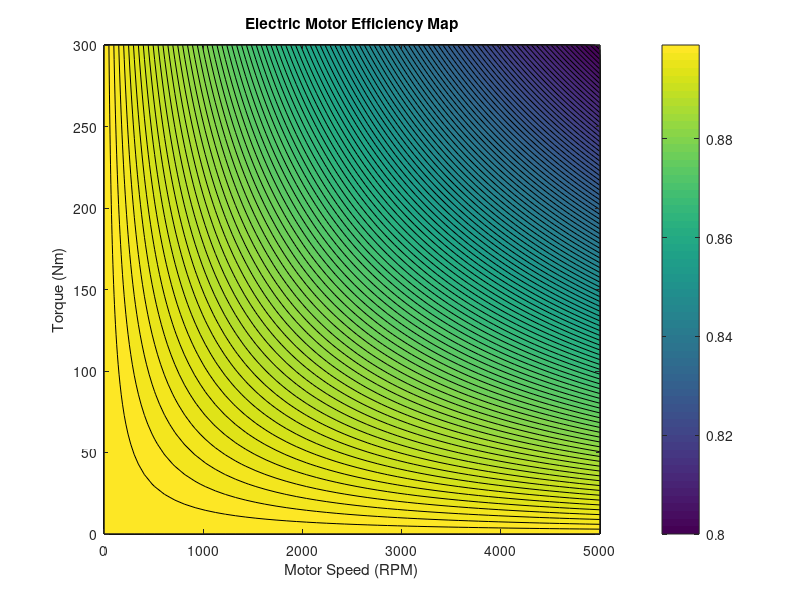
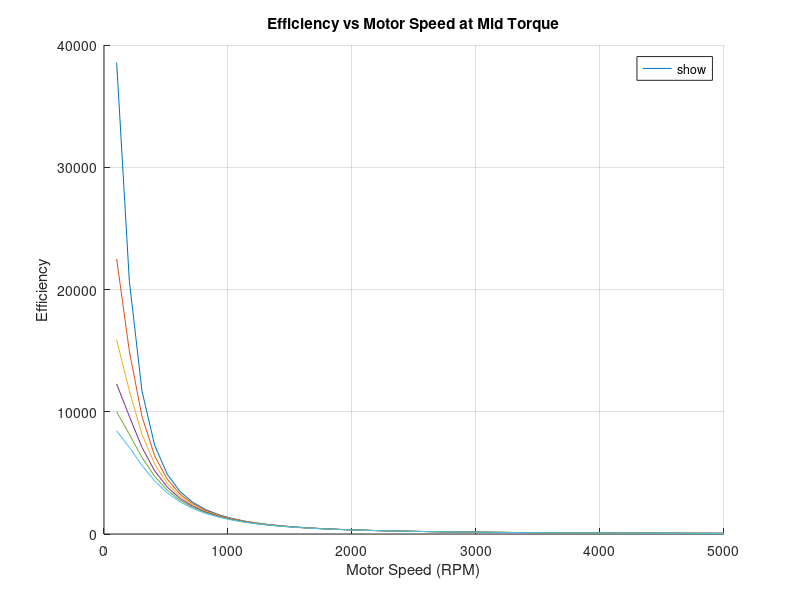

These figures' MATLAB source, in order:
clear all
close all

% Sample Values (Update with real motor model)
motor_speed = linspace(0, 5000, 50); % RPM
motor_torque = linspace(0, 300, 50); % Nm
[SpeedGrid, TorqueGrid] = meshgrid(motor_speed, motor_torque);
EfficiencyGrid = 0.9 - 0.1 * (TorqueGrid / max(motor_torque)) .* (SpeedGrid / max(motor_speed)); % (Update with motor efficiency values)

% Plot efficiency map
figure;
contourf(SpeedGrid, TorqueGrid, EfficiencyGrid, 100);
colorbar;
xlabel('Motor Speed (RPM)');
ylabel('Torque (Nm)');
title('Electric Motor Efficiency Map');

% Define vehicle parameters
C_d = 0.15; % Drag coefficient
A = 0.95; % Frontal area (m²)
rho = 1.16; % Air density (kg/m³)
m_vehicle = 135; % Vehicle mass (kg)
C_rr = 0.0018; % Rolling resistance coefficient
g = 9.81; % Gravitational constant (m/s²)
D_wheel = 2 * 0.203; % Wheel diameter (m)
R_f = 4.0; % Final drive ratio


gear_ratios= [1, 1.14, 1.29, 1.5, 1.7, 2]; % Shimano MF-TZ510-6-CP Multi-Speed Freewheel

% Initialize efficiency map for each gear
efficiency_per_gear = zeros(length(motor_speed), length(motor_torque), length(gear_ratios));

% power consumption and efficiency for each combination of motor speed and torque
for g = 1:length(gear_ratios)
    for i = 1:length(motor_speed)
        for j = 1:length(motor_torque)
            
            P_motor_in = motor_speed(i) * motor_torque(j); % Power input to motor (W)
            
            omega_motor_rad_s = motor_speed(i) * 2 * pi / 60; % Convert RPM to rad/s
            v_vehicle = omega_motor_rad_s * D_wheel / R_f; % Vehicle speed in m/s

            % Opposing Forces assuming constant velocity
            F_roll = C_rr * m_vehicle * g; % Rolling resistance force (N)
            P_roll = F_roll * v_vehicle; % Power to overcome rolling resistance (W)
            F_aero = 0.5 * C_d * A * rho * v_vehicle^2; % Aerodynamic drag force (N)
            P_aero = F_aero * v_vehicle; % Power to overcome drag (W)
            P_total = P_roll + P_aero;

            % Calculate efficiency
            efficiency = 0.95 - 0.1 * (motor_torque(j) / max(motor_torque)) * (motor_speed(i) / max(motor_speed)); %(UPDATE)

            % Store the efficiency for the current gear
            efficiency_per_gear(i, j, g) = efficiency * (P_motor_in / P_total); % Adjusting by total power
        end
    end
end

%Line
figure;
hold on

% Define labels for legend
gear_labels = cell(1, 6);
num_gears = size(efficiency_per_gear, 3);
mid_torque_idx = round(length(motor_torque)/2);

% Plot each gear efficiency in a loop
for gear = 1:num_gears
    plot(motor_speed, efficiency_per_gear(:, mid_torque_idx, gear), 'DisplayName', ['Gear ' num2str(gear)]);
    gear_labels{gear} = ['Gear ' num2str(gear)];
end

xlabel('Motor Speed (RPM)');
ylabel('Efficiency');
title('Efficiency vs Motor Speed at Mid Torque');
legend('show', 'Location', 'best');
grid on; % Adds grid lines for better readability
hold off



% Plot Efficiency for each gear Contour
% figure;
% hold on;
% for g = 1:length(gear_ratios)
%     contourf(SpeedGrid, TorqueGrid, efficiency_per_gear(:,:,g), 100, 'DisplayName', sprintf('Gear %d', g));
% end
% hold off;
% 
% colorbar;
% xlabel('Motor Speed (RPM)');
% ylabel('Motor Torque (Nm)');
% title('Efficiency Map for Each Gear');
% legend('show');


%Surface
% figure;
% surf(SpeedGrid, TorqueGrid, efficiency_per_gear(:,:,1)); % Surface plot for Gear 1
% xlabel('Motor Speed (RPM)');
% ylabel('Motor Torque (Nm)');
% zlabel('Efficiency');
% title('Surface Plot of Gear 1 Efficiency');
% 
% HeatMap
% figure;
% imagesc(SpeedGrid(1,:), TorqueGrid(:,1), efficiency_per_gear(:,:,1));
% colorbar;
% xlabel('Motor Speed (RPM)');
% ylabel('Motor Torque (Nm)');
% title('Heatmap of Gear 1 Efficiency');


% %Scatter
% figure;
% scatter3(SpeedGrid(:), TorqueGrid(:), efficiency_per_gear(:,:,1)(:), 20, efficiency_per_gear(:,:,1)(:), 'filled');
% colorbar;
% xlabel('Motor Speed (RPM)');
% ylabel('Motor Torque (Nm)');
% zlabel('Efficiency');
% title('3D Scatter Plot of Gear 1 Efficiency');



